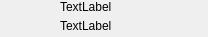
<?xml version="1.0" encoding="UTF-8"?>
<ui version="4.0">
 <class>ourchatuserinfo</class>
 <widget class="QWidget" name="ourchatuserinfo">
  <property name="geometry">
   <rect>
    <x>0</x>
    <y>0</y>
    <width>208</width>
    <height>37</height>
   </rect>
  </property>
  <property name="minimumSize">
   <size>
    <width>208</width>
    <height>37</height>
   </size>
  </property>
  <property name="maximumSize">
   <size>
    <width>208</width>
    <height>37</height>
   </size>
  </property>
  <property name="windowTitle">
   <string>Form</string>
  </property>
  <widget class="QPushButton" name="pb_icon">
   <property name="geometry">
    <rect>
     <x>10</x>
     <y>0</y>
     <width>41</width>
     <height>31</height>
    </rect>
   </property>
   <property name="text">
    <string/>
   </property>
   <property name="iconSize">
    <size>
     <width>41</width>
     <height>31</height>
    </size>
   </property>
   <property name="flat">
    <bool>true</bool>
   </property>
  </widget>
  <widget class="QWidget" name="">
   <property name="geometry">
    <rect>
     <x>60</x>
     <y>0</y>
     <width>141</width>
     <height>32</height>
    </rect>
   </property>
   <layout class="QGridLayout" name="gridLayout">
    <item row="2" column="0">
     <widget class="QLabel" name="lb_lable">
      <property name="text">
       <string>TextLabel</string>
      </property>
     </widget>
    </item>
    <item row="1" column="0">
     <widget class="QLabel" name="lb_name">
      <property name="text">
       <string>TextLabel</string>
      </property>
     </widget>
    </item>
   </layout>
  </widget>
 </widget>
 <resources/>
 <connections/>
</ui>
